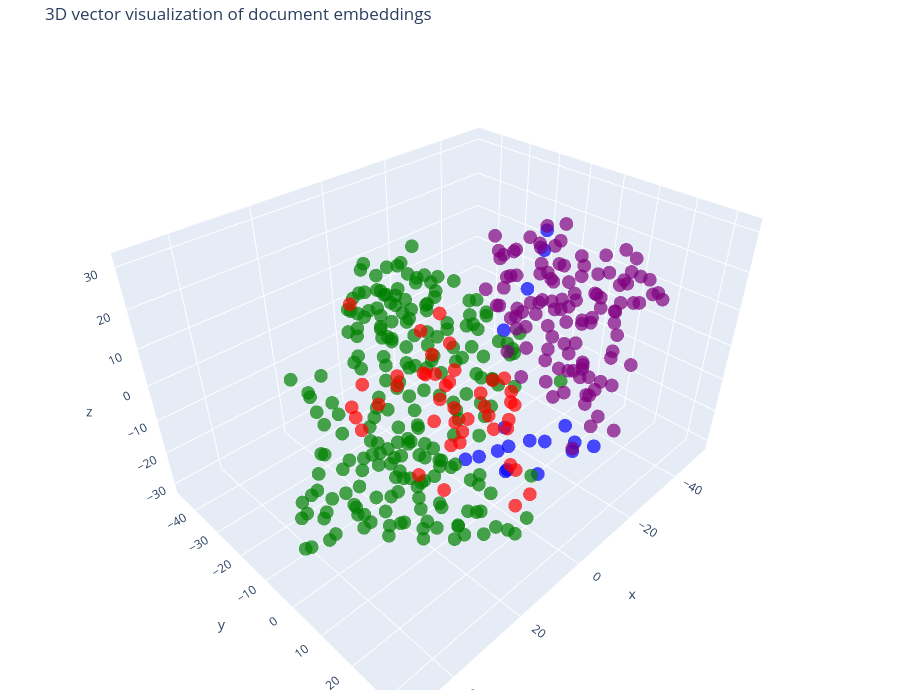

The cell this chart's notebook holds for it:
### Code cell
tsne = TSNE(n_components=3, random_state=42)
reduced_vectors = tsne.fit_transform(vectors)
fig = go.Figure(
    data=[
        go.Scatter3d(
            x = reduced_vectors[:, 0],
            y = reduced_vectors[:, 1],
            z = reduced_vectors[:, 2],
            mode = 'markers',
            marker=dict(size=8, color=colors, opacity=0.7),
            text=[f"Type: {t}<br>Text: {d[:100]}..." for t, d in zip(doc_types, documents)],
            hoverinfo='text'
        )
    ]
)
fig.update_layout(
    title="3D vector visualization of document embeddings",
    scene = dict(xaxis_title='x', yaxis_title='y', zaxis_title='z'),
    width=900,
    height=700,
    margin=dict(l=10, r=10, b=10, t=40)
)
fig.show()

### Figure 1 — Plotly figure (JSON) as saved in the notebook; plotly's stock layout.template omitted (floating-point values rounded to 4 significant figures; data arrays with more than 128 entries replaced by an {"elided": "..."} marker saying what was removed)
{"data": [{"hoverinfo": "text", "marker": {"color": {"elided": "393 str values"}, "opacity": 0.7, "size": 8}, "mode": "markers", "text": {"elided": "393 str values"}, "type": "scatter3d", "x": {"elided": "393 float values"}, "y": {"elided": "393 float values"}, "z": {"elided": "393 float values"}}], "layout": {"height": 700, "margin": {"b": 10, "l": 10, "r": 10, "t": 40}, "scene": {"xaxis": {"title": {"text": "x"}}, "yaxis": {"title": {"text": "y"}}, "zaxis": {"title": {"text": "z"}}}, "title": {"text": "3D vector visualization of document embeddings"}, "width": 900}}
